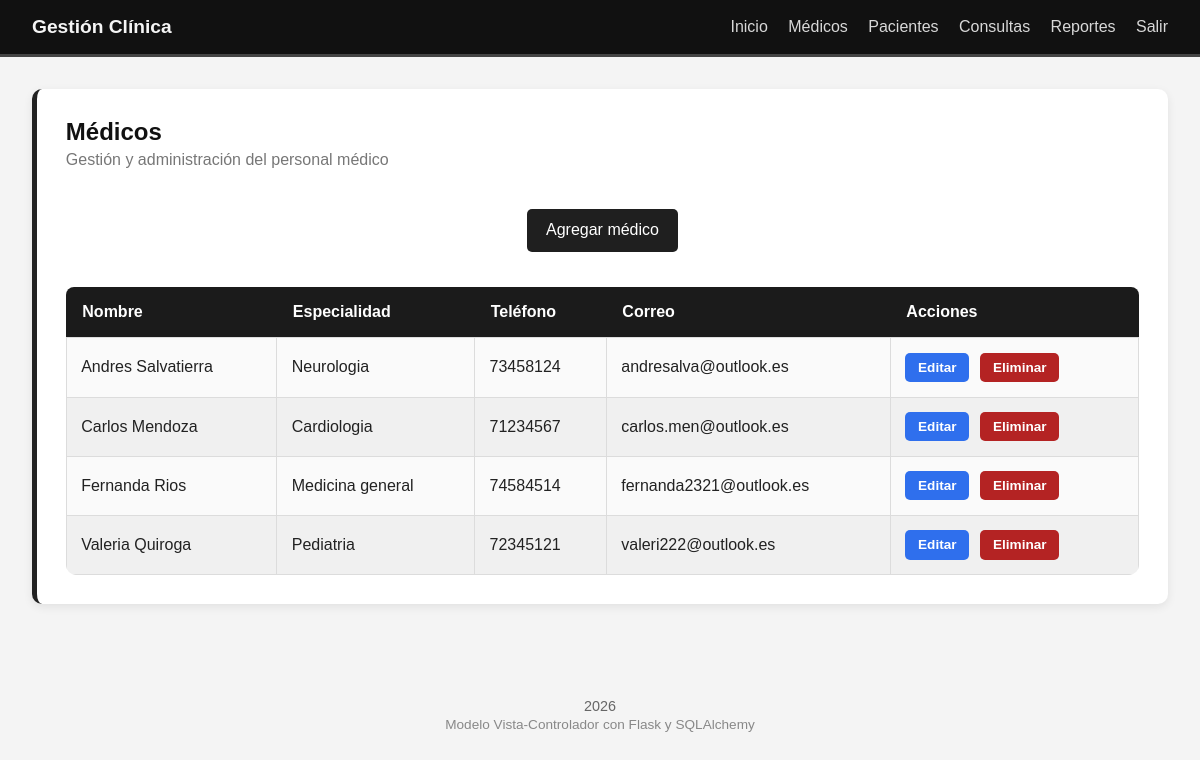
/doctores/ (signed in), run on the app's committed database.
### models/__init__.py (models this page shows)
class Doctor(db.Model):
    id = db.Column(db.Integer, primary_key=True)
    nombre = db.Column(db.String(120), nullable=False)
    especialidad = db.Column(db.String(120), nullable=False)
    telefono = db.Column(db.String(30), nullable=False)
    correo = db.Column(db.String(120), unique=True, nullable=False)
    consultas = db.relationship("Consulta", backref="doctor", lazy=True)

### controllers/doctor_controller.py (the view)
@doctor_bp.route("/", methods=["GET"])
@login_required
def index():
    doctores = Doctor.query.order_by(Doctor.nombre).all()
    return render_template("doctores/index.html", doctores=doctores)

### templates/doctores/index.html
{% extends "base.html" %}
{% block content %}
<section>
    <div class="section-header">
        <div>
            <h2>Médicos</h2>
            <p>Gestión y administración del personal médico</p>
        </div>
    </div>
    <div class="page-actions">
        <a class="button" href="{{ url_for('doctor.crear') }}">
            Agregar médico
        </a>
    </div>
    <div class="table-container">
        <table>
            <thead>
                <tr>
                    <th>Nombre</th>
                    <th>Especialidad</th>
                    <th>Teléfono</th>
                    <th>Correo</th>
                    <th>Acciones</th>
                </tr>
            </thead>
            <tbody>
                {% for doctor in doctores %}
                <tr>
                    <td>{{ doctor.nombre }}</td>
                    <td>{{ doctor.especialidad }}</td>
                    <td>{{ doctor.telefono }}</td>
                    <td>{{ doctor.correo }}</td>
                    <td class="action-links">
                        <a class="table-btn edit-btn"
                           href="{{ url_for('doctor.editar', doctor_id=doctor.id) }}">
                            Editar
                        </a>
                        <a class="table-btn delete-btn"
                           href="{{ url_for('doctor.eliminar', doctor_id=doctor.id) }}">
                            Eliminar
                        </a>
                    </td>
                </tr>
                {% else %}
                <tr>
                    <td colspan="5" class="empty-table">
                        No hay médicos registrados.
                    </td>
                </tr>
                {% endfor %}
            </tbody>
        </table>
    </div>
</section>
{% endblock %}

### static/style.css (style rules this page uses)
body { margin: 0; font-family: Arial, sans-serif; background: #f4f4f4; color: #222; }
section { background: #ffffff; padding: 1.8rem; border-radius: 10px; box-shadow: 0 3px 10px rgba(0,0,0,0.08); margin-bottom: 1.5rem; border-left: 5px solid #222; }
h2 { margin-top: 0; color: #111; }
.section-header { margin-bottom: 1.5rem; }
.section-header h2, .auth-header h2 { margin-bottom: 0.3rem; }
.section-header p, .auth-header p { margin-top: 0; color: #777; }
.table-container { overflow-x: auto; border-radius: 10px; }
table { width: 100%; border-collapse: collapse; margin-top: 1rem; overflow: hidden; border-radius: 8px; }
table th { background: #1b1b1b; color: #ffffff; padding: 1rem; text-align: left; font-weight: bold; }
table td { padding: 0.9rem; border: 1px solid #dcdcdc; background: #fafafa; }
table tr:nth-child(even) td { background: #f0f0f0; }
button, .button { background: #1f1f1f; color: #ffffff; border: none; padding: 0.8rem 1.2rem; border-radius: 5px; cursor: pointer; display: inline-block; text-decoration: none; margin-top: 1rem; transition: 0.3s; }
.action-links { white-space: nowrap; }
.table-btn { display: inline-block; padding: 0.45rem 0.8rem; border-radius: 5px; text-decoration: none; font-size: 0.85rem; font-weight: bold; margin-right: 0.4rem; transition: 0.2s; color: white; }
.edit-btn { background: #2f6fed; }
.delete-btn { background: #b42323; }
.page-actions, .table-actions { display: flex; justify-content: center; flex-wrap: wrap; gap: 1rem; margin: 1.2rem 0; }

### data on the page
Doctor: nombre "Andres Salvatierra", especialidad "Neurologia", telefono "73458124", correo "andresalva@outlook.es"
Doctor: nombre "Carlos Mendoza", especialidad "Cardiologia", telefono "71234567", correo "carlos.men@outlook.es"
Doctor: nombre "Fernanda Rios", especialidad "Medicina general", telefono "74584514", correo "fernanda2321@outlook.es"
Doctor: nombre "Valeria Quiroga", especialidad "Pediatria", telefono "72345121", correo "valeri222@outlook.es"
